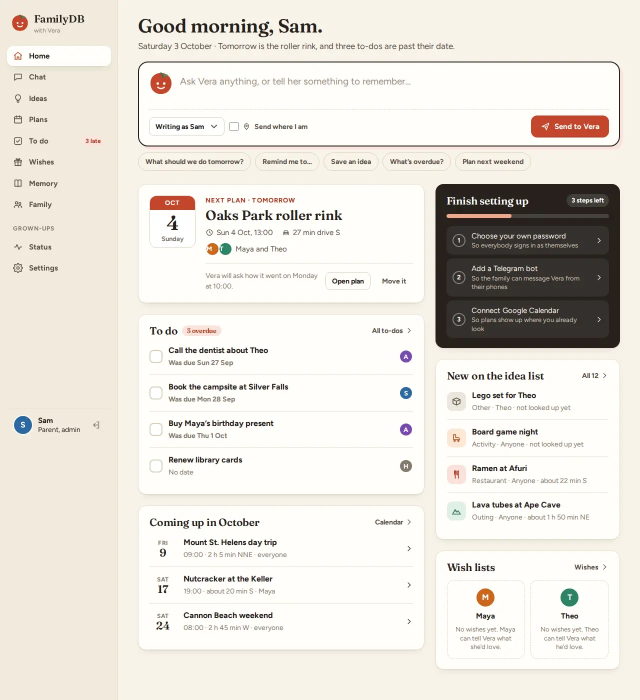
#> input picture phosphor-tournament/designer-review/viewer/img/a2/home.webp, 1280 x 1399 px, found by its file name (shown at 1/2 size)
$ python build.py
#> lines starting #> are read from the running program, lines starting #| are printed output that depends on the picture; pictures that were not available may be replaced by others from this repository, and a replacement may not be noted
from PIL import Image
import json
T=[('wall','Kitchen Wall','The family calendar on the kitchen wall: bold figures, date tiles like calendar pages, and one-person plans as solid blocks in that person’s colour.'),
   ('app','Today Line','A quieter calendar app: events marked with a colour bar and a light tint, and green only for today and the next plan.')]
DESK=[('home','Home'),('plans','Plans'),('todo','To do'),('chat','Chat'),('ideas','Ideas'),('home-kid','A kid’s Home'),('home-dark','Home at night'),('plans-dark','Plans at night')]
PH=[('home-phone','Home'),('plans-phone','Plans'),('chat-phone','Chat'),('home-dark-phone','Home at night')]
used=[]
def img(k,f,label,name,phone,lazy=True):
#> called with k = 'wall', f = 'home', label = 'Home', name = 'Kitchen Wall', phone = False, lazy = True
    p=f'img/{k}/{f}.webp'; used.append(p); w,h=Image.open(p).size
#> after `w, h = Image.open(p).size`: w = 1280; h = 1399
    lz=' loading="lazy"' if lazy else ''
    ph=', phone' if phone else ''
    cls='ph' if phone else 'dt'
    return f'<figure class="{cls}"><img src="{p}" alt="{name}, {label}{ph}" width="{w}" height="{h}"{lz}><figcaption>{label}</figcaption></figure>'
secs=[]
for i,(k,n,idea) in enumerate(T):
    d=''.join(img(k,f,l,n,False) for f,l in DESK)
#> call 2 of img, with k = 'wall', f = 'plans', label = 'Plans', name = 'Kitchen Wall', phone = False, lazy = True
#> in img (call 2), `p = f'img/{k}/{f}.webp'`: p = 'img/wall/plans.webp'
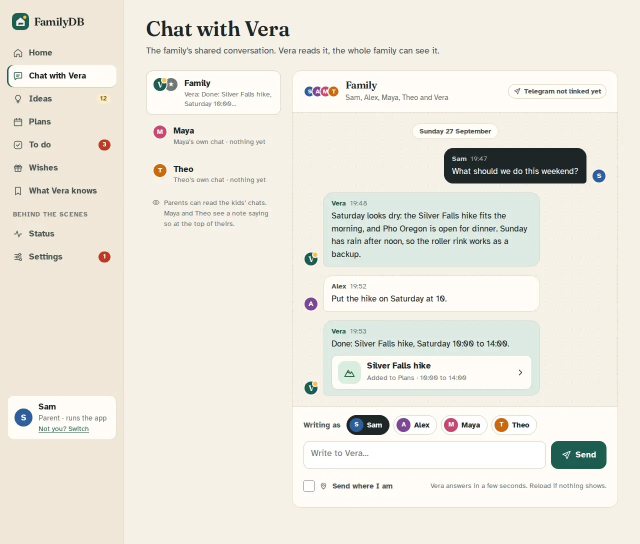
#> input picture phosphor-tournament/designer-review/viewer/img/a1/chat.webp, 1280 x 1087 px, given in place of plans.webp, which was not available (shown at 1/2 size)
#> in img (call 2), `w, h = Image.open(p).size`: h = 1087
#> call 3 of img, with k = 'wall', f = 'todo', label = 'To do', name = 'Kitchen Wall', phone = False, lazy = True
#> in img (call 3), `p = f'img/{k}/{f}.webp'`: p = 'img/wall/todo.webp'
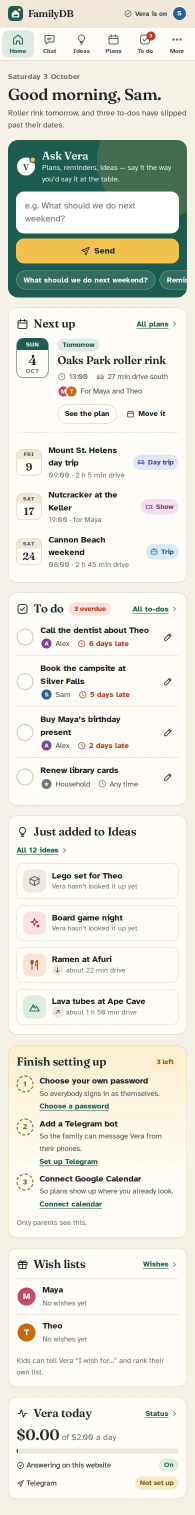
#> input picture phosphor-tournament/designer-review/viewer/img/a1/home-phone.webp, 585 x 4545 px, given in place of todo.webp, which was not available (shown at 1/3 size)
#> in img (call 3), `w, h = Image.open(p).size`: w = 585; h = 4545
#> in img (call 5), `p = f'img/{k}/{f}.webp'`: p = 'img/wall/ideas.webp'
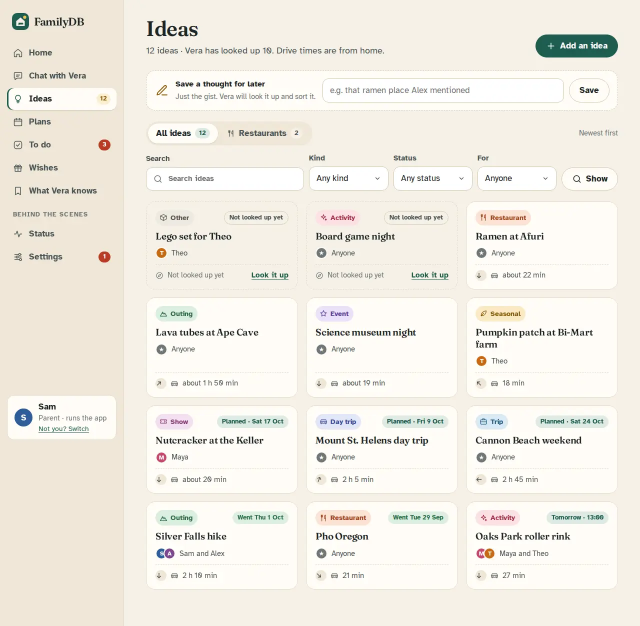
#> input picture phosphor-tournament/designer-review/viewer/img/a1/ideas.webp, 1280 x 1251 px, found by its file name (shown at 1/2 size)
#> in img (call 5), `w, h = Image.open(p).size`: h = 1251
#> (the run stopped early here; a loop or call above may not have finished)
